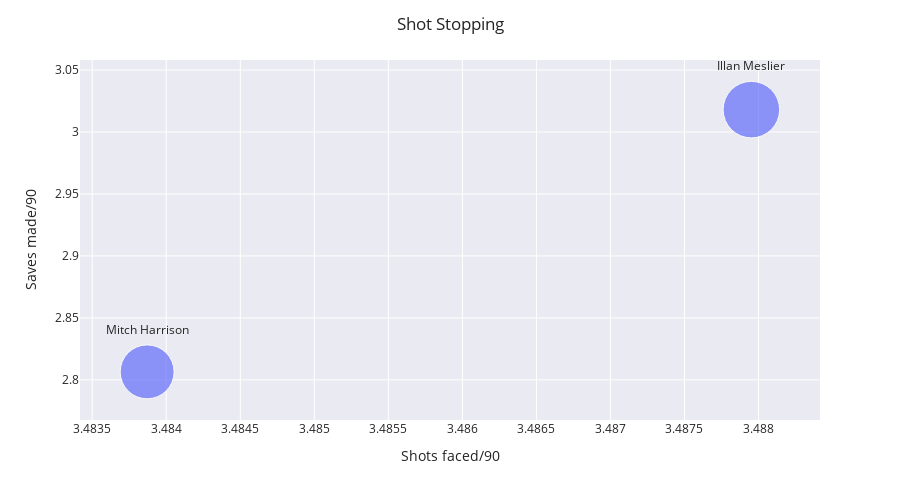

Notebook code cell kept with this figure:
### Code cell
#Analysing Goalkeepers
condition = (df['Best Pos']=='GK')
included = df[condition]
fig = px.scatter(included, x="Faced_90", y="Saves_90", text="Name", log_x=False, size_max=40, size='Sv %')
#fig.update_yaxes(autorange="reversed")
fig.update_traces(textposition='top center')
fig.update_layout(height=500)
fig.update_xaxes(title_text='Shots faced/90')
fig.update_yaxes(title_text='Saves made/90')
for template in ["seaborn"]:
    fig.update_layout(template=template, title="Shot Stopping")
fig.show()

### Figure 1 — Plotly figure (JSON) as saved in the notebook; plotly's stock layout.template omitted (floating-point values rounded to 4 significant figures)
{"data": [{"hovertemplate": "Faced_90=%{x}<br>Saves_90=%{y}<br>Sv %=%{marker.size}<br>Name=%{text}<extra></extra>", "legendgroup": "", "marker": {"color": "#636efa", "size": [88, 80], "sizemode": "area", "sizeref": 0.055, "symbol": "circle"}, "mode": "markers+text", "name": "", "orientation": "v", "showlegend": false, "text": ["Illan Meslier", "Mitch Harrison"], "textposition": "top center", "type": "scatter", "x": [3.488, 3.484], "xaxis": "x", "y": [3.018, 2.806], "yaxis": "y"}], "layout": {"height": 500, "legend": {"itemsizing": "constant", "tracegroupgap": 0}, "margin": {"t": 60}, "title": {"text": "Shot Stopping"}, "xaxis": {"anchor": "y", "domain": [0, 1], "title": {"text": "Shots faced/90"}}, "yaxis": {"anchor": "x", "domain": [0, 1], "title": {"text": "Saves made/90"}}}}
